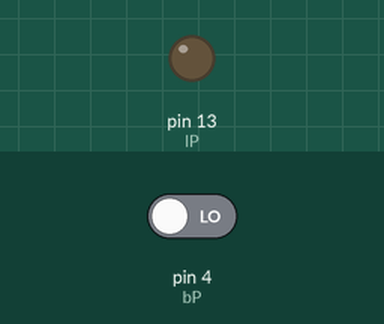
Simulated run of this sketch. Board: Arduino Uno, built with avr-gcc and run on an emulated ATmega328P. On the bench: output pins drawn as LEDs (lit = HIGH). Inputs (shaded band) come from the test bench; at power-on: pin 4 (bP) LOW.

Above: at 1.2 s.
1.3 s: pin 4 (bP) driven HIGH
At 1.6 s:
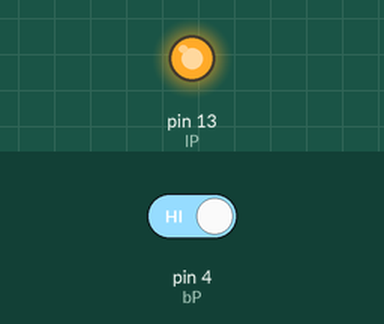
2.8 s: pin 4 (bP) driven LOW
At 4.4 s:
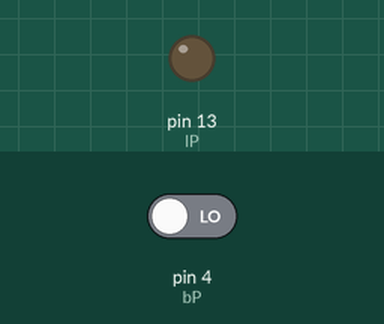
Timing chart, 0 to 5.9 s (numbered marks = the images above; inputs shaded):
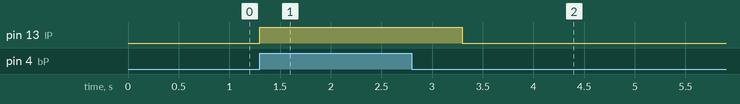

Measured:
- after the input at 1.3 s, pin 13 (lP): LOW → HIGH at once
- after the input at 2.8 s, pin 13 (lP): HIGH → LOW after 0.50 s

The sketch:

iot_blinky_blinky_tutorial.ino
```cpp
int bP = 4;     // the number of the pushbutton pin
int lP =  13;      // the number of the LED pin

// variables will change:
int bS;         // variable for reading the pushbutton status

void setup() {
  // initialize the LED pin as an output:
  pinMode(lP, OUTPUT);
  // initialize the pushbutton pin as an input:
  pinMode(bP, INPUT);
}

void loop() {
  // read the state of the pushbutton value:
 bS = digitalRead(bP);

  // check if the pushbutton is pressed. If it is, the bS is HIGH:
  if (bS == HIGH) {
    // turn LED on:
    digitalWrite(lP, HIGH);
    delay(1000);
  } else {
    // turn LED off:
    digitalWrite(lP, LOW);
  }
}
```
